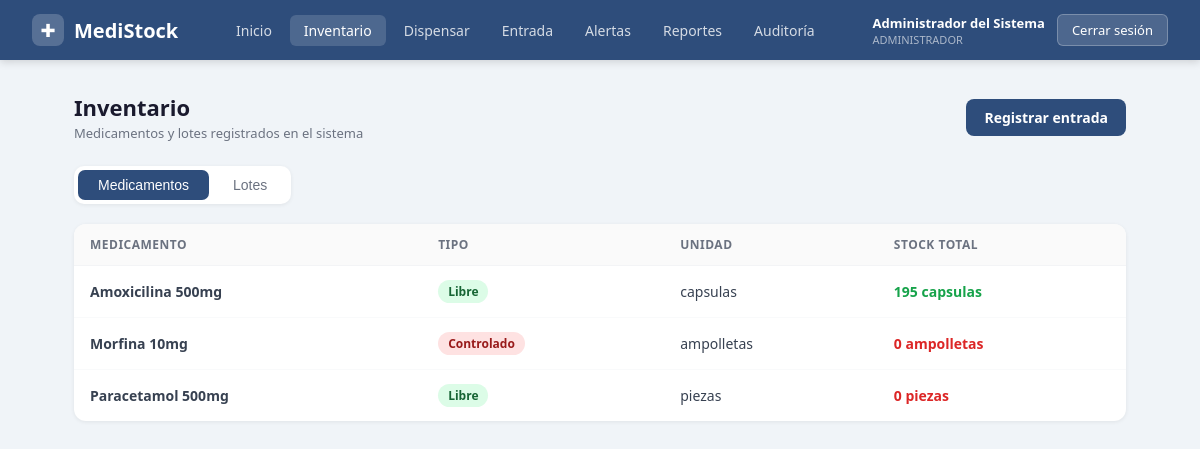
The app's page /inventario (signed in) with its own data.
### tables this page shows
CREATE TABLE medicamentos (
    id              INTEGER PRIMARY KEY AUTOINCREMENT,
    nombre          TEXT    NOT NULL UNIQUE,    -- nombre del medicamento
    descripcion     TEXT,                       -- descripcion opcional
    tipo            TEXT    NOT NULL CHECK(tipo IN ('controlado', 'libre')),
    unidad_medida   TEXT    NOT NULL DEFAULT 'piezas'  -- ej: piezas, mg, ml
);

### backend/app.py (the view)
@app.route('/inventario')
@login_requerido
def inventario():
    db = get_db()
    medicamentos = db.execute('''
        SELECT
            m.id,
            m.nombre,
            m.tipo,
            m.unidad_medida,
            COALESCE(SUM(l.cantidad), 0) as stock_total
        FROM medicamentos m
        LEFT JOIN lotes l ON m.id = l.medicamento_id
                          AND l.activo = 1
                          AND l.fecha_caducidad >= DATE('now')
        GROUP BY m.id
        ORDER BY m.nombre
    ''').fetchall()
    lotes = db.execute('''
        SELECT
            l.id,
            l.numero_lote,
            l.cantidad,
            l.fecha_caducidad,
            l.fecha_entrada,
            m.nombre as medicamento,
            m.tipo,
            CAST((JULIANDAY(l.fecha_caducidad) - JULIANDAY('now')) AS INTEGER) as dias_restantes
        FROM lotes l
        JOIN medicamentos m ON l.medicamento_id = m.id
        WHERE l.activo = 1
        ORDER BY l.fecha_caducidad ASC
    ''').fetchall()
    db.close()
    return render_template('inventario.html',
        medicamentos=medicamentos,
        lotes=lotes
    )

### backend/app.py (called while the page is built)
def get_db():
    conn = sqlite3.connect(DB_PATH)
    conn.row_factory = sqlite3.Row   # acceso por nombre de columna
    return conn

def login_requerido(f):
    from functools import wraps
    @wraps(f)
    def wrapper(*args, **kwargs):
        if 'usuario_id' not in session:
            flash('Debes iniciar sesion para acceder.', 'error')
            return redirect(url_for('login'))
        return f(*args, **kwargs)
    return wrapper

### frontend/templates/inventario.html (shortened to what this page needs)
<!DOCTYPE html>
<html lang="es">
<head>
</head>
<body>
<nav class="navbar">
    <a href="{{ url_for('dashboard') }}" class="navbar-brand">
        <div class="icon">✚</div>
        <span>MediStock</span>
    </a>
    <div class="nav-links">
        <a href="{{ url_for('dashboard') }}">Inicio</a>
        <a href="{{ url_for('inventario') }}" class="active">Inventario</a>
        <a href="{{ url_for('salida_medicamento') }}">Dispensar</a>
        {% if session['rol'] == 'admin' %}
            <a href="{{ url_for('entrada_medicamento') }}">Entrada</a>
            <a href="{{ url_for('alertas') }}">Alertas</a>
            <a href="{{ url_for('reportes') }}">Reportes</a>
            <a href="{{ url_for('auditoria') }}">Auditoría</a>
        {% endif %}
    </div>
    <div class="nav-user">
        <div>
            <div class="user-name">{{ session['nombre'] }}</div>
            <div class="user-role">{% if session['rol'] == 'admin' %}Administrador{% else %}Farmacéutico{% endif %}</div>
        </div>
        <a href="{{ url_for('logout') }}" class="btn-logout">Cerrar sesión</a>
    </div>
</nav>
<main class="main">
    <div class="page-header">
        <div>
            <h1> Inventario</h1>
            <p>Medicamentos y lotes registrados en el sistema</p>
        </div>
        {% if session['rol'] == 'admin' %}
        <a href="{{ url_for('entrada_medicamento') }}" class="btn btn-primary"> Registrar entrada</a>
        {% endif %}
    </div>
    <div class="tabs">
        <button class="tab active" onclick="showTab('medicamentos', this)"> Medicamentos</button>
        <button class="tab" onclick="showTab('lotes', this)"> Lotes</button>
    </div>
    <div id="panel-medicamentos" class="panel active">
        <div class="table-container">
            {% if medicamentos %}
            <table>
                <thead>
                    <tr>
                        <th>Medicamento</th>
                        <th>Tipo</th>
                        <th>Unidad</th>
                        <th>Stock total</th>
                    </tr>
                </thead>
                <tbody>
                    {% for med in medicamentos %}
                    <tr>
                        <td><strong>{{ med.nombre }}</strong>{% if med.descripcion %}<br><span style="font-size:12px;color:#9CA3AF;">{{ med.descripcion }}</span>{% endif %}</td>
                        <td>
                            <span class="badge {{ med.tipo }}">
                                {% if med.tipo == 'controlado' %} Controlado{% else %} Libre{% endif %}
                            </span>
                        </td>
                        <td>{{ med.unidad_medida }}</td>
                        <td>
                            <span class="{% if med.stock_total == 0 %}stock-bajo{% elif med.stock_total < 10 %}stock-bajo{% else %}stock-ok{% endif %}">
                                {{ med.stock_total }} {{ med.unidad_medida }}
                            </span>
                        </td>
                    </tr>
                    {% endfor %}
                </tbody>
            </table>
            {% else %}
            <div class="empty-state">
                <div class="icon"></div>
                <p>No hay medicamentos registrados todavía.</p>
            </div>
            {% endif %}
        </div>
    </div>
</main>
</body>
</html>

### frontend/templates/inventario.html (style rules this page uses)
* { margin: 0; padding: 0; box-sizing: border-box; }
body { font-family: 'Segoe UI', Arial, sans-serif; background: #F0F4F8; color: #1a1a2e; }
.navbar { background: #2E4D7B; padding: 0 32px; display: flex; align-items: center; justify-content: space-between; height: 60px; position: sticky; top: 0; z-index: 100; box-shadow: 0 2px 8px rgba(0,0,0,0.15); }
.navbar-brand { display: flex; align-items: center; gap: 10px; color: white; text-decoration: none; }
.navbar-brand .icon { width: 32px; height: 32px; background: rgba(255,255,255,0.2); border-radius: 8px; display: flex; align-items: center; justify-content: center; font-size: 18px; }
.navbar-brand span { font-size: 20px; font-weight: 700; }
.nav-links { display: flex; align-items: center; gap: 4px; }
.nav-links a { color: rgba(255,255,255,0.80); text-decoration: none; padding: 6px 14px; border-radius: 6px; font-size: 14px; transition: background 0.2s; }
.nav-links a:hover, .nav-links a.active { background: rgba(255,255,255,0.15); color: white; }
.nav-user { display: flex; align-items: center; gap: 12px; }
.user-name { color: white; font-size: 13px; font-weight: 600; }
.user-role { color: rgba(255,255,255,0.60); font-size: 11px; text-transform: uppercase; }
.btn-logout { background: rgba(255,255,255,0.15); color: white; border: 1px solid rgba(255,255,255,0.25); padding: 6px 14px; border-radius: 6px; font-size: 13px; cursor: pointer; text-decoration: none; }
.main { max-width: 1100px; margin: 0 auto; padding: 32px 24px; }
.page-header { display: flex; justify-content: space-between; align-items: center; margin-bottom: 24px; }
.page-header h1 { font-size: 22px; font-weight: 700; }
.page-header p { font-size: 13px; color: #6B7280; margin-top: 2px; }
.btn { padding: 9px 18px; border-radius: 8px; font-size: 14px; font-weight: 600; cursor: pointer; text-decoration: none; border: none; display: inline-flex; align-items: center; gap: 6px; transition: background 0.2s; }
.btn-primary { background: #2E4D7B; color: white; }
.tabs { display: flex; gap: 4px; margin-bottom: 20px; background: white; padding: 4px; border-radius: 10px; width: fit-content; box-shadow: 0 1px 4px rgba(0,0,0,0.07); }
.tab { padding: 7px 20px; border-radius: 7px; font-size: 14px; font-weight: 500; cursor: pointer; border: none; background: transparent; color: #6B7280; transition: all 0.2s; }
.tab.active { background: #2E4D7B; color: white; }
.panel { display: none; }
.panel.active { display: block; }
.table-container { background: white; border-radius: 12px; box-shadow: 0 1px 4px rgba(0,0,0,0.07); overflow: hidden; }
table { width: 100%; border-collapse: collapse; font-size: 14px; }
th { text-align: left; padding: 12px 16px; font-size: 12px; font-weight: 600; color: #6B7280; text-transform: uppercase; letter-spacing: 0.5px; border-bottom: 1px solid #F3F4F6; background: #FAFAFA; }
td { padding: 14px 16px; border-bottom: 1px solid #F9FAFB; color: #374151; }
tr:last-child td { border-bottom: none; }
.badge { display: inline-flex; align-items: center; gap: 4px; padding: 3px 10px; border-radius: 20px; font-size: 12px; font-weight: 600; }
.badge.controlado { background: #FEE2E2; color: #991B1B; }
.badge.libre { background: #DCFCE7; color: #166534; }
.stock-bajo { color: #DC2626; font-weight: 600; }
.stock-ok { color: #16A34A; font-weight: 600; }

### records on screen
medicamentos: nombre "Amoxicilina 500mg", tipo "Libre", unidad_medida "capsulas", stock_total "195"
medicamentos: nombre "Morfina 10mg", tipo "Controlado", unidad_medida "ampolletas", stock_total "0"
medicamentos: nombre "Paracetamol 500mg", tipo "Libre", unidad_medida "piezas", stock_total "0"

### other values on screen
{{ session['nombre'] }} "Administrador del Sistema"
